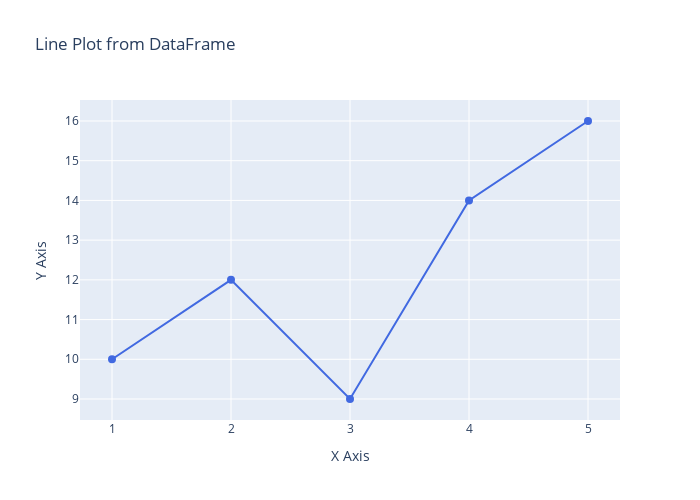

Here is the notebook cell this chart was saved with:
### Markdown cell above
**3. Configure layout and interactivity**

Customize the figure’s appearance and interactivity using fig.update_layout(). This includes title, axis labels, background color, dropdowns, sliders, buttons, animations, and more.

### Code cell
fig.update_layout(
    title='Line Plot from DataFrame',
    xaxis_title='X Axis',
    yaxis_title='Y Axis',
    width=700,
    height=500,
    template='plotly' # 'plotly', 'plotly_white', 'ggplot2', 'seaborn', 'simple_white', 'none', etc.
)

fig.show()

### Figure 1 — Plotly figure (JSON) as saved in the notebook; plotly's stock layout.template omitted (floating-point values rounded to 4 significant figures)
{"data": [{"line": {"color": "royalblue", "width": 2}, "marker": {"size": 8}, "mode": "lines+markers", "name": "Line 1", "type": "scatter", "x": [1, 2, 3, 4, 5], "y": [10, 12, 9, 14, 16]}], "layout": {"height": 500, "title": {"text": "Line Plot from DataFrame"}, "width": 700, "xaxis": {"title": {"text": "X Axis"}}, "yaxis": {"title": {"text": "Y Axis"}}}}
